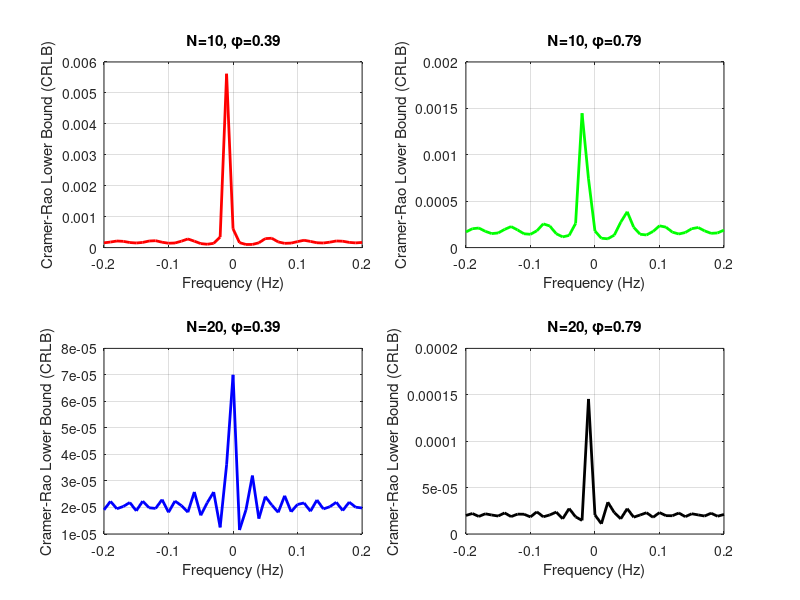

MATLAB code for this plot:
% Defining the vectors for N and phi
N_values = [10, 20];
phi_values = [pi/8, pi/4];

% Defining the other required parameteres
A = 1;                                
awgn_variance = 1;
% It is assumed in the textbook that A^2 / sigma^2 = 1


% Frequency range
frequencies = -.2:.01:.2;

% Preallocating the matrix for CRLB values
crlb_values = zeros(length(frequencies), length(N_values), length(phi_values));

for i = 1:length(N_values)
    N = N_values(i);
    for j = 1:length(phi_values)
        phi = phi_values(j);
        for k = 1:length(frequencies)
            f0 = frequencies(k);
            sum_term = 0;
            for n = 0:N-1
                sum_term = sum_term + (2*pi*n * sin(2*pi*f0*n + phi))^2;
            end
            crlb = awgn_variance / (A^2 * sum_term);
            crlb_values(k, i, j) = crlb;
        end
    end
end

% Plotting the CRLB vs frequency graph for different N and phi
figure;
colors = ['r', 'g', 'b', 'k'];
for i = 1:length(N_values)
    for j = 1:length(phi_values)
        subplot(length(N_values), length(phi_values), (i-1)*length(phi_values) + j);
        plot(frequencies, crlb_values(:, i, j), 'Color', colors((i-1)*length(phi_values) + j), ...
            'LineWidth', 2);
        xlabel('Frequency (Hz)');
        ylabel('Cramer-Rao Lower Bound (CRLB)');
        title(sprintf('N=%d, \\phi=%.2f', N_values(i), phi_values(j)));
        grid on;
    end
end
